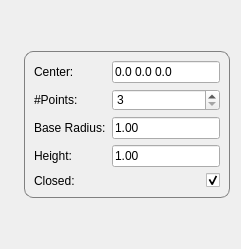
      <widget class="QWidget" name="prismTab">
       <attribute name="title">
        <string>Regular Prism</string>
       </attribute>
       <layout class="QHBoxLayout" name="horizontalLayout_7">
        <item>
         <widget class="QLabel" name="prism_picLabel">
          <property name="text">
           <string/>
          </property>
          <property name="pixmap">
           <pixmap resource="../../CGALlab.qrc">:/cgal/Lab/resources/prism.png</pixmap>
          </property>
          <property name="scaledContents">
           <bool>false</bool>
          </property>
         </widget>
        </item>
        <item>
         <layout class="QVBoxLayout" name="verticalLayout_8">
          <item>
           <spacer name="verticalSpacer">
            <property name="orientation">
             <enum>Qt::Orientation::Vertical</enum>
            </property>
            <property name="sizeHint" stdset="0">
             <size>
              <width>20</width>
              <height>40</height>
             </size>
            </property>
           </spacer>
          </item>
          <item>
           <widget class="QGroupBox" name="groupBox">
            <property name="styleSheet">
             <string notr="true">QGroupBox {
    border: 1px solid gray;
    border-radius: 9px;
    margin-top: 0.5em;
}

QGroupBox::title {
    subcontrol-origin: margin;
    left: 10px;
    padding: 0 3px 0 3px;
}</string>
            </property>
            <property name="title">
             <string/>
            </property>
            <property name="flat">
             <bool>true</bool>
            </property>
            <layout class="QVBoxLayout" name="verticalLayout_7">
             <item>
              <layout class="QGridLayout" name="gridLayout_6">
               <item row="3" column="0">
                <widget class="QLabel" name="label_3">
                 <property name="toolTip">
                  <string>&lt;html&gt;&lt;head/&gt;&lt;body&gt;&lt;p&gt;The prisms height.&lt;/p&gt;&lt;/body&gt;&lt;/html&gt;</string>
                 </property>
                 <property name="text">
                  <string>Height:</string>
                 </property>
                </widget>
               </item>
               <item row="2" column="1">
                <widget class="DoubleEdit" name="prismBaseSpinBox">
                 <property name="text">
                  <string>1.00</string>
                 </property>
                </widget>
               </item>
               <item row="2" column="0">
                <widget class="QLabel" name="label_4">
                 <property name="toolTip">
                  <string>&lt;html&gt;&lt;head/&gt;&lt;body&gt;&lt;p&gt;The radius of the circle in which the base is inscribed.&lt;/p&gt;&lt;/body&gt;&lt;/html&gt;</string>
                 </property>
                 <property name="text">
                  <string>Base Radius:</string>
                 </property>
                </widget>
               </item>
               <item row="0" column="1">
                <widget class="QLineEdit" name="prism_lineEdit">
                 <property name="text">
                  <string>0.0 0.0 0.0</string>
                 </property>
                </widget>
               </item>
               <item row="3" column="1">
                <widget class="DoubleEdit" name="prismHeightSpinBox">
                 <property name="text">
                  <string>1.00</string>
                 </property>
                </widget>
               </item>
               <item row="1" column="1">
                <widget class="QSpinBox" name="prismSpinBox">
                 <property name="minimum">
                  <number>3</number>
                 </property>
                 <property name="maximum">
                  <number>360000</number>
                 </property>
                 <property name="value">
                  <number>3</number>
                 </property>
                </widget>
               </item>
               <item row="0" column="0">
                <widget class="QLabel" name="label_2">
                 <property name="toolTip">
                  <string>&lt;html&gt;&lt;head/&gt;&lt;body&gt;&lt;p&gt;The coordinates of the prism's center.&lt;/p&gt;&lt;p&gt;&lt;br/&gt;&lt;/p&gt;&lt;/body&gt;&lt;/html&gt;</string>
                 </property>
                 <property name="text">
                  <string>Center:</string>
                 </property>
                </widget>
               </item>
               <item row="1" column="0">
                <widget class="QLabel" name="prismLabel">
                 <property name="toolTip">
                  <string>&lt;html&gt;&lt;head/&gt;&lt;body&gt;&lt;p&gt;The number of points in the base of the cylinder.&lt;/p&gt;&lt;/body&gt;&lt;/html&gt;</string>
                 </property>
                 <property name="text">
                  <string>#Points:</string>
                 </property>
                </widget>
               </item>
               <item row="4" column="0">
                <widget class="QLabel" name="label">
                 <property name="toolTip">
                  <string>&lt;html&gt;&lt;head/&gt;&lt;body&gt;&lt;p&gt;If this is unmarked, the bases will not be created.&lt;/p&gt;&lt;/body&gt;&lt;/html&gt;</string>
                 </property>
                 <property name="text">
                  <string>Closed: </string>
                 </property>
                </widget>
               </item>
               <item row="4" column="1">
                <widget class="QCheckBox" name="prismCheckBox">
                 <property name="layoutDirection">
                  <enum>Qt::LayoutDirection::RightToLeft</enum>
                 </property>
                 <property name="text">
                  <string/>
                 </property>
                 <property name="checked">
                  <bool>true</bool>
                 </property>
                </widget>
               </item>
              </layout>
             </item>
            </layout>
           </widget>
          </item>
          <item>
           <spacer name="verticalSpacer_7">
            <property name="orientation">
             <enum>Qt::Orientation::Vertical</enum>
            </property>
            <property name="sizeHint" stdset="0">
             <size>
              <width>20</width>
              <height>40</height>
             </size>
            </property>
           </spacer>
          </item>
         </layout>
        </item>
       </layout>
      </widget>
